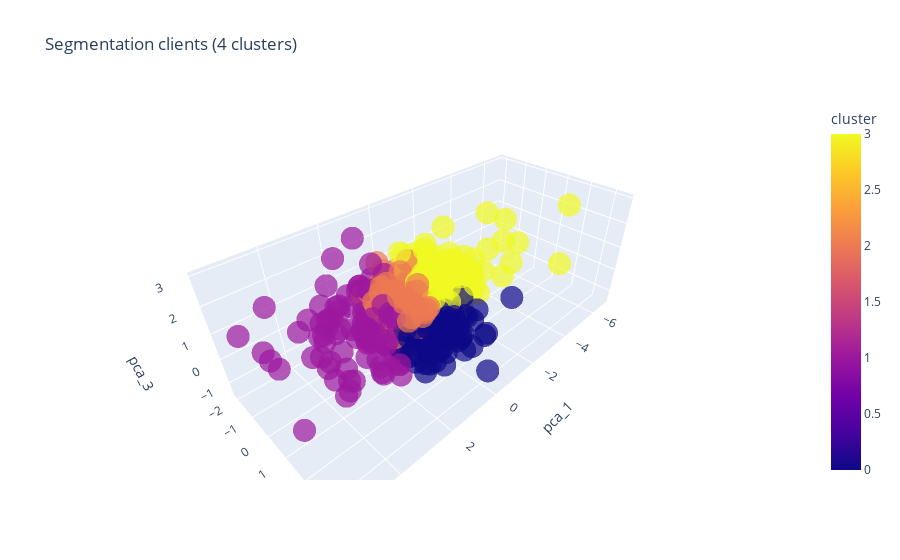

The cell this chart's notebook holds for it:
### Code cell
# ================================================
# Clustering final avec k = 4
# ================================================

kmeans = KMeans(n_clusters=4, random_state=42, n_init=10)

# Entraînement + attribution des clusters
clusters = kmeans.fit_predict(X_clean)

client_clean["cluster"] = clusters

from sklearn.decomposition import PCA

pca = PCA(n_components=3)
X_pca = pca.fit_transform(X_clean)

client_clean["pca_1"] = X_pca[:, 0]
client_clean["pca_2"] = X_pca[:, 1]
client_clean["pca_3"] = X_pca[:, 2]


import plotly.express as px

fig = px.scatter_3d(
    client_clean,
    x="pca_1",
    y="pca_2",
    z="pca_3",
    color="cluster",
    title="Segmentation clients (4 clusters)",
    opacity=0.7
)

fig.show()

### Figure 1 — Plotly figure (JSON) as saved in the notebook; plotly's stock layout.template omitted (floating-point values rounded to 4 significant figures; data arrays with more than 128 entries replaced by an {"elided": "..."} marker saying what was removed)
{"data": [{"hovertemplate": "pca_1=%{x}<br>pca_2=%{y}<br>pca_3=%{z}<br>cluster=%{marker.color}<extra></extra>", "legendgroup": "", "marker": {"color": {"elided": "769 int values"}, "coloraxis": "coloraxis", "opacity": 0.7, "symbol": "circle"}, "mode": "markers", "name": "", "scene": "scene", "showlegend": false, "type": "scatter3d", "x": {"elided": "769 float values"}, "y": {"elided": "769 float values"}, "z": {"elided": "769 float values"}}], "layout": {"coloraxis": {"colorbar": {"title": {"text": "cluster"}}, "colorscale": [[0, "#0d0887"], [0.1111, "#46039f"], [0.2222, "#7201a8"], [0.3333, "#9c179e"], [0.4444, "#bd3786"], [0.5556, "#d8576b"], [0.6667, "#ed7953"], [0.7778, "#fb9f3a"], [0.8889, "#fdca26"], [1, "#f0f921"]]}, "legend": {"tracegroupgap": 0}, "scene": {"domain": {"x": [0, 1], "y": [0, 1]}, "xaxis": {"title": {"text": "pca_1"}}, "yaxis": {"title": {"text": "pca_2"}}, "zaxis": {"title": {"text": "pca_3"}}}, "title": {"text": "Segmentation clients (4 clusters)"}}}
